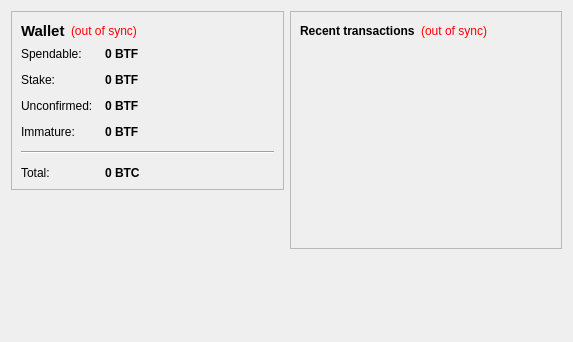
<?xml version="1.0" encoding="UTF-8"?>
<ui version="4.0">
 <class>OverviewPage</class>
 <widget class="QWidget" name="OverviewPage">
  <property name="geometry">
   <rect>
    <x>0</x>
    <y>0</y>
    <width>573</width>
    <height>342</height>
   </rect>
  </property>
  <property name="windowTitle">
   <string>Form</string>
  </property>
  <layout class="QHBoxLayout" name="horizontalLayout" stretch="1,1">
   <item>
    <layout class="QVBoxLayout" name="verticalLayout_2">
     <item>
      <widget class="QFrame" name="frame">
       <property name="frameShape">
        <enum>QFrame::StyledPanel</enum>
       </property>
       <property name="frameShadow">
        <enum>QFrame::Raised</enum>
       </property>
       <layout class="QVBoxLayout" name="verticalLayout_4">
        <item>
         <layout class="QHBoxLayout" name="horizontalLayout_4">
          <item>
           <widget class="QLabel" name="label_5">
            <property name="font">
             <font>
              <pointsize>11</pointsize>
              <weight>75</weight>
              <bold>true</bold>
             </font>
            </property>
            <property name="text">
             <string>Wallet</string>
            </property>
           </widget>
          </item>
          <item>
           <widget class="QLabel" name="labelWalletStatus">
            <property name="toolTip">
             <string>The displayed information may be out of date. Your wallet automatically synchronizes with the BitcoinFor network after a connection is established, but this process has not completed yet.</string>
            </property>
            <property name="styleSheet">
             <string notr="true">QLabel { color: red; }</string>
            </property>
            <property name="text">
             <string notr="true">(out of sync)</string>
            </property>
            <property name="alignment">
             <set>Qt::AlignLeading|Qt::AlignLeft|Qt::AlignVCenter</set>
            </property>
           </widget>
          </item>
          <item>
           <spacer name="horizontalSpacer_2">
            <property name="orientation">
             <enum>Qt::Horizontal</enum>
            </property>
            <property name="sizeHint" stdset="0">
             <size>
              <width>40</width>
              <height>20</height>
             </size>
            </property>
           </spacer>
          </item>
         </layout>
        </item>
        <item>
         <layout class="QFormLayout" name="formLayout_2">
          <property name="fieldGrowthPolicy">
           <enum>QFormLayout::AllNonFixedFieldsGrow</enum>
          </property>
          <property name="horizontalSpacing">
           <number>12</number>
          </property>
          <property name="verticalSpacing">
           <number>12</number>
          </property>
          <item row="0" column="0">
           <widget class="QLabel" name="label">
            <property name="text">
             <string>Spendable:</string>
            </property>
           </widget>
          </item>
          <item row="0" column="1">
           <widget class="QLabel" name="labelBalance">
            <property name="font">
             <font>
              <weight>75</weight>
              <bold>true</bold>
             </font>
            </property>
            <property name="cursor">
             <cursorShape>IBeamCursor</cursorShape>
            </property>
            <property name="toolTip">
             <string>Your current spendable balance</string>
            </property>
            <property name="text">
             <string notr="true">0 BTF</string>
            </property>
            <property name="textInteractionFlags">
             <set>Qt::LinksAccessibleByMouse|Qt::TextSelectableByKeyboard|Qt::TextSelectableByMouse</set>
            </property>
           </widget>
          </item>
          <item row="1" column="0">
           <widget class="QLabel" name="label_6">
            <property name="text">
             <string>Stake:</string>
            </property>
           </widget>
          </item>
          <item row="1" column="1">
           <widget class="QLabel" name="labelStake">
            <property name="font">
             <font>
              <weight>75</weight>
              <bold>true</bold>
             </font>
            </property>
            <property name="cursor">
             <cursorShape>IBeamCursor</cursorShape>
            </property>
            <property name="toolTip">
             <string>Total of coins that was staked, and do not yet count toward the current balance</string>
            </property>
            <property name="text">
             <string notr="true">0 BTF</string>
            </property>
            <property name="textInteractionFlags">
             <set>Qt::LinksAccessibleByMouse|Qt::TextSelectableByKeyboard|Qt::TextSelectableByMouse</set>
            </property>
           </widget>
          </item>
          <item row="2" column="0">
           <widget class="QLabel" name="label_3">
            <property name="text">
             <string>Unconfirmed:</string>
            </property>
           </widget>
          </item>
          <item row="2" column="1">
           <widget class="QLabel" name="labelUnconfirmed">
            <property name="font">
             <font>
              <weight>75</weight>
              <bold>true</bold>
             </font>
            </property>
            <property name="cursor">
             <cursorShape>IBeamCursor</cursorShape>
            </property>
            <property name="toolTip">
             <string>Total of transactions that have yet to be confirmed, and do not yet count toward the current balance</string>
            </property>
            <property name="text">
             <string notr="true">0 BTF</string>
            </property>
            <property name="textInteractionFlags">
             <set>Qt::LinksAccessibleByMouse|Qt::TextSelectableByKeyboard|Qt::TextSelectableByMouse</set>
            </property>
           </widget>
          </item>
          <item row="3" column="0">
           <widget class="QLabel" name="labelImmatureText">
            <property name="text">
             <string>Immature:</string>
            </property>
           </widget>
          </item>
          <item row="3" column="1">
           <widget class="QLabel" name="labelImmature">
            <property name="font">
             <font>
              <weight>75</weight>
              <bold>true</bold>
             </font>
            </property>
            <property name="toolTip">
             <string>Mined balance that has not yet matured</string>
            </property>
            <property name="text">
             <string notr="true">0 BTF</string>
            </property>
            <property name="textInteractionFlags">
             <set>Qt::LinksAccessibleByMouse|Qt::TextSelectableByKeyboard|Qt::TextSelectableByMouse</set>
            </property>
           </widget>
          </item>
          <item row="4" column="0" colspan="2">
           <widget class="Line" name="line">
            <property name="orientation">
             <enum>Qt::Horizontal</enum>
            </property>
           </widget>
          </item>
          <item row="5" column="0">
           <widget class="QLabel" name="labelTotalText">
            <property name="text">
             <string>Total:</string>
            </property>
           </widget>
          </item>
          <item row="5" column="1">
           <widget class="QLabel" name="labelTotal">
            <property name="font">
             <font>
              <weight>75</weight>
              <bold>true</bold>
             </font>
            </property>
            <property name="cursor">
             <cursorShape>IBeamCursor</cursorShape>
            </property>
            <property name="toolTip">
             <string>Your current total balance</string>
            </property>
            <property name="text">
             <string notr="true">0 BTC</string>
            </property>
            <property name="textInteractionFlags">
             <set>Qt::LinksAccessibleByMouse|Qt::TextSelectableByKeyboard|Qt::TextSelectableByMouse</set>
            </property>
           </widget>
          </item>
         </layout>
        </item>
       </layout>
      </widget>
     </item>
     <item>
      <spacer name="verticalSpacer">
       <property name="orientation">
        <enum>Qt::Vertical</enum>
       </property>
       <property name="sizeHint" stdset="0">
        <size>
         <width>20</width>
         <height>40</height>
        </size>
       </property>
      </spacer>
     </item>
    </layout>
   </item>
   <item>
    <layout class="QVBoxLayout" name="verticalLayout_3">
     <item>
      <widget class="QFrame" name="frame_2">
       <property name="frameShape">
        <enum>QFrame::StyledPanel</enum>
       </property>
       <property name="frameShadow">
        <enum>QFrame::Raised</enum>
       </property>
       <layout class="QVBoxLayout" name="verticalLayout">
        <item>
         <layout class="QHBoxLayout" name="horizontalLayout_2">
          <item>
           <widget class="QLabel" name="label_4">
            <property name="text">
             <string>&lt;b&gt;Recent transactions&lt;/b&gt;</string>
            </property>
           </widget>
          </item>
          <item>
           <widget class="QLabel" name="labelTransactionsStatus">
            <property name="toolTip">
             <string>The displayed information may be out of date. Your wallet automatically synchronizes with the BitcoinFor network after a connection is established, but this process has not completed yet.</string>
            </property>
            <property name="styleSheet">
             <string notr="true">QLabel { color: red; }</string>
            </property>
            <property name="text">
             <string notr="true">(out of sync)</string>
            </property>
            <property name="alignment">
             <set>Qt::AlignRight|Qt::AlignTrailing|Qt::AlignVCenter</set>
            </property>
           </widget>
          </item>
          <item>
           <spacer name="horizontalSpacer">
            <property name="orientation">
             <enum>Qt::Horizontal</enum>
            </property>
            <property name="sizeHint" stdset="0">
             <size>
              <width>40</width>
              <height>20</height>
             </size>
            </property>
           </spacer>
          </item>
         </layout>
        </item>
        <item>
         <widget class="QListView" name="listTransactions">
          <property name="styleSheet">
           <string notr="true">QListView { background: transparent; }</string>
          </property>
          <property name="frameShape">
           <enum>QFrame::NoFrame</enum>
          </property>
          <property name="verticalScrollBarPolicy">
           <enum>Qt::ScrollBarAlwaysOff</enum>
          </property>
          <property name="horizontalScrollBarPolicy">
           <enum>Qt::ScrollBarAlwaysOff</enum>
          </property>
          <property name="selectionMode">
           <enum>QAbstractItemView::NoSelection</enum>
          </property>
         </widget>
        </item>
       </layout>
      </widget>
     </item>
     <item>
      <spacer name="verticalSpacer_2">
       <property name="orientation">
        <enum>Qt::Vertical</enum>
       </property>
       <property name="sizeHint" stdset="0">
        <size>
         <width>20</width>
         <height>40</height>
        </size>
       </property>
      </spacer>
     </item>
    </layout>
   </item>
  </layout>
 </widget>
 <resources/>
 <connections/>
</ui>
